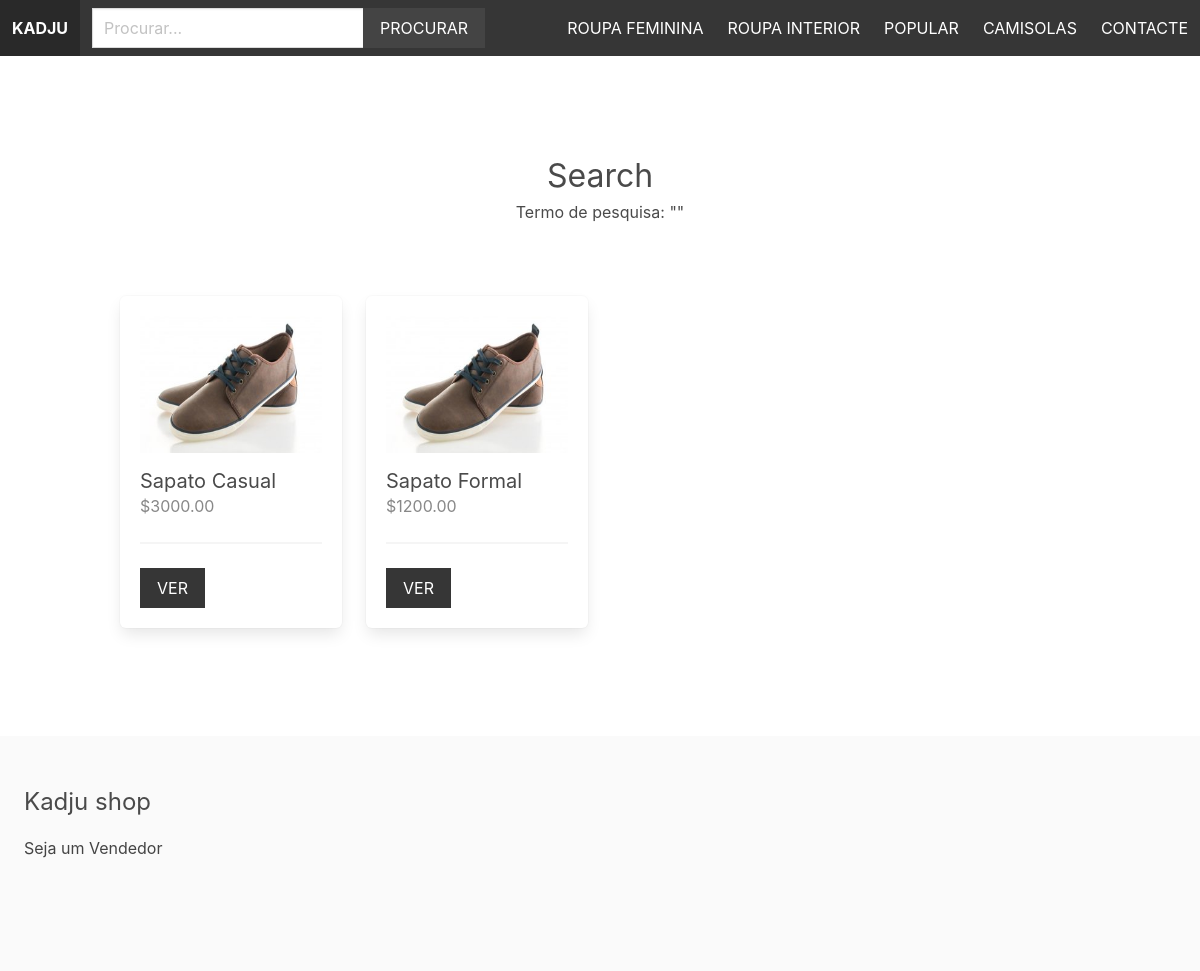
/search/, run on an earlier commit of the app's database.
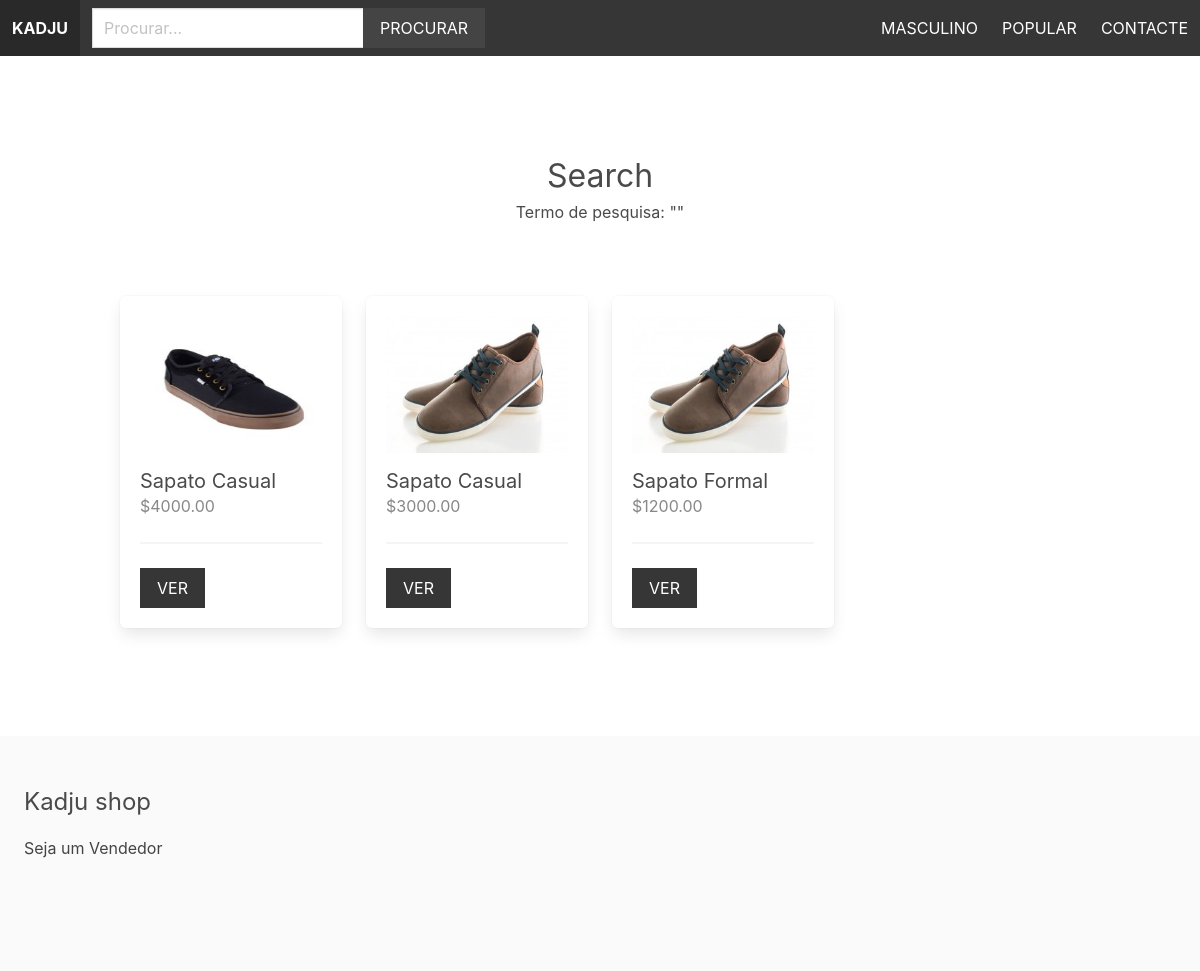
And on a later commit of the database.
### apps/product/models.py (models this page shows, shortened)
class Category(models.Model):
    title = models.CharField(max_length=255)
    slug = models.SlugField(max_length=255)
    ordering = models.IntegerField(default=0)
    class Meta:
        ordering = ['ordering']

class Product(models.Model):
    category = models.ForeignKey(Category, related_name='products', on_delete=models.CASCADE)
    vendor = models.ForeignKey(Vendor, related_name='products', on_delete=models.CASCADE)
    title = models.CharField(max_length=255)
    slug = models.SlugField(max_length=255)
    description = models.TextField(blank=True, null=True)
    price = models.DecimalField(max_digits=6, decimal_places=2)
    date_added = models.DateTimeField(auto_now_add=True)
    image = models.ImageField(upload_to='uploads/', blank=True, null=True)
    thumbnail = models.ImageField(upload_to='uploads/', blank=True, null=True)
    class Meta:
        ordering = ['-date_added']
    def get_thumbnail(self):
        if self.thumbnail:
            return self.thumbnail.url

### apps/product/views.py (the view)
# urls.py: path('search/', views.search, name='search'),
def search(request):
    query = request.GET.get('query', '')
    products = Product.objects.filter(Q(title__icontains=query) | Q(description__icontains=query))
    return render(request, 'product/search.html', {'products': products, 'query': query})

### apps/product/context_processors.py (called while the page is built)
def menu_categories(request):
    categories = Category.objects.all()
    return {'menu_categories': categories}

### apps/product/templates/product/search.html (shortened to what this page needs)
{% extends 'core/base.html' %}
{% block content %}
    <div class="columns is-multiline mb-6">
        <div class="column is-12 has-text-centered mt-6 mb-6">
            <h2 class="is-size-3">Search</h2>
            <h3>Termo de pesquisa: "{{ query }}"</h3>
        </div>
        {% for product in products %}
            {% include 'product/parts/list_item.html' %}
        {% endfor %}
    </div>
{% endblock %}

### apps/core/templates/core/base.html (shortened to what this page needs)
{% load static %}
<!DOCTYPE html>
<html>
  <head>
    <link
      rel="stylesheet"
      href="https://cdn.jsdelivr.net/npm/bulma@0.9.1/css/bulma.min.css"
    />
    <link rel="stylesheet" href="{% static 'styles/main.css' %}" />
  </head>
  <body>
    <nav class="navbar is-dark">
      <div class="navbar-brand">
        <a href="/" class="navbar-item"><strong>Kadju</strong></a>
      </div>
      <div class="navbar-menu" id="main-navbar">
        <div class="navbar-start">
          <div class="navbar-item">
            <form method="get" action="{% url 'search' %}">
              <div class="field has-addons">
                <div class="control">
                  <input
                    type="text"
                    class="input"
                    placeholder="Procurar..."
                    name="query"
                  />
                </div>
                <div class="control">
                  <button class="button is-dark is-uppercase">Procurar</button>
                </div>
              </div>
            </form>
          </div>
        </div>
            <div class="navbar-end">
              {% for category in menu_categories %}
                 <a href="{% url 'category' category.slug %}" class="navbar-item">{{ category.title }}</a>
              {% endfor %}
                <a href="{% url 'contact' %}" class="navbar-item">Contacte</a>
            </div>
        </div>
    </nav>
    <section class="section">
        <div class="container">
            {% block content %}
            {% endblock %}
        </div>
    </section>
    <footer class="footer">
        <h3 class="is-size-4 mb-4">Kadju shop</h3>
        {% if request.user.is_authenticated %}
              <a href="{% url 'vendor_admin' %}">Tela do Vendedor</a>
        {% else %}
              <a href="{% url 'become_vendor' %}">Seja um Vendedor</a>
        {% endif %}
    </footer>
  </body>
</html>

### apps/product/templates/product/parts/list_item.html
<div class="column is-3 product-list-item">
    <div class="box">
        <figure class="image is-4by3 mb-4">
            <img src="{{ product.get_thumbnail }}">
        </figure>
        <h2 class="subtitle">{{ product.title }}</h2>
        <h3 class="price is-size-6 mb-5">${{ product.price }}</h3>
        <hr>
        <a href="{% url 'product' product.category.slug product.slug %}" class="button is-dark is-uppercase">Ver</a>
    </div>
</div>

What changed in the data, as far as the page shows it:
removed Category: title "ROUPA FEMININA"
removed Category: title "ROUPA INTERIOR"
removed Category: title "CAMISOLAS"
added Category: title "MASCULINO"
added Product: get_thumbnail (picture), title "Sapato Casual", price "4000.00"
